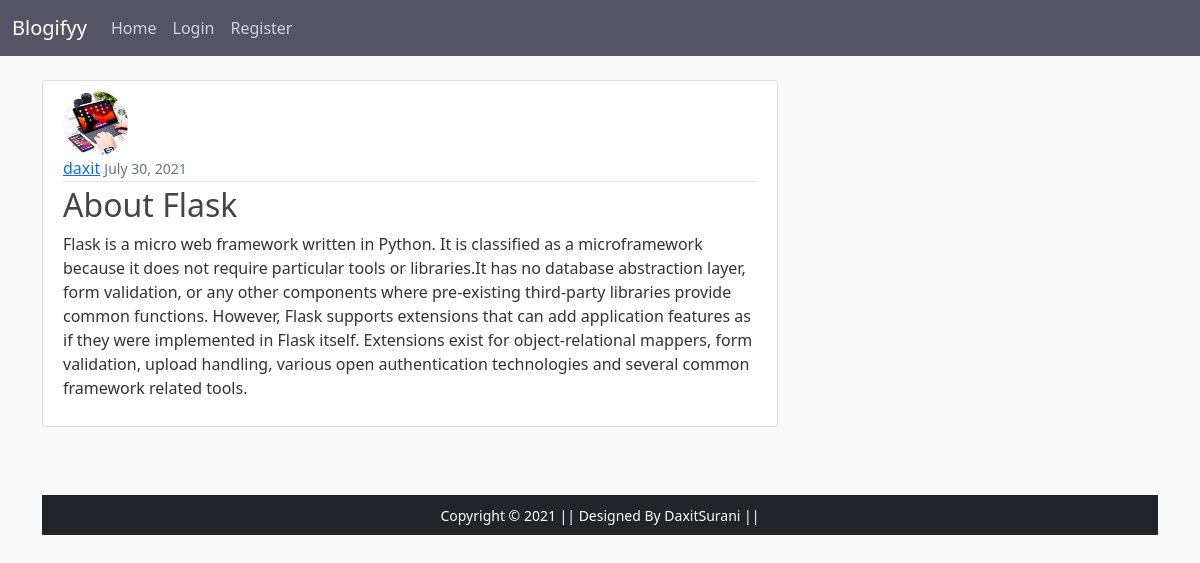
Screenshot of /post/8 with the database file from the repository.
### blog/models.py (models this page shows, shortened)
class Post(models.Model):
    title=models.CharField(max_length=100)
    content=models.TextField()
    date_posted=models.DateTimeField(default=timezone.now)
    author=models.ForeignKey(User,on_delete=models.CASCADE)

### users/models.py (models this page shows, shortened)
class Profile(models.Model):
    user = models.OneToOneField(User, on_delete=models.CASCADE)
    image = models.ImageField(default='default.jpg', upload_to='profile_pics')

### blog/views.py (the view)
# urls.py: path('post/<int:pk>',PostDetailView.as_view(),name='post-detail'),
class PostDetailView(DetailView):
    model=Post

### blog/templates/blog/post_detail.html (shortened to what this page needs)
{% extends "blog/base.html" %}
{% block content %}
  <article class="media content-section">
    <img class="rounded-circle article-img" src="{{ object.author.profile.image.url }}">
    <div class="media-body">
      <div class="article-metadata">
        <a class="mr-2" href="{% url 'user-posts' object.author.username %}">{{ object.author }}</a>
        <small class="text-muted">{{ object.date_posted|date:"F d, Y" }}</small>
      </div>
      <h2 class="article-title">{{ object.title }}</h2>
      <p class="article-content">{{ object.content }}</p>
    </div>
  </article>
{% endblock content %}

### blog/static/blog/main.css (style rules this page uses)
body { background: #fafafa; color: #333333; margin-top: 5rem; }
h1, h2, h3, h4, h5, h6 { color: #444444; }
.content-section { background: #ffffff; padding: 10px 20px; border: 1px solid #dddddd; border-radius: 3px; margin-bottom: 20px; }
.article-title { color: #444444; }
.article-content { white-space: pre-line; }
.article-img { height: 65px; width: 65px; margin-right: 16px; }
.article-metadata { padding-bottom: 1px; margin-bottom: 4px; border-bottom: 1px solid #e3e3e3 }

### rows the page displays
Post: author.profile.image (picture), author "daxit", date_posted "July 30, 2021", title "About Flask", content "Flask is a micro web framework written in Python. It is classified as a microframework because it does not require particular tools or libraries.It has no database abstraction layer, form validation, or any other components where pre-existing third-party libraries provide common functions. However, Flask supports extensions that can add application features as if they were implemented in Flask itself. Extensions exist for object-relational mappers, form validation, upload handling, various open authentication technologies and several common framework related tools."
